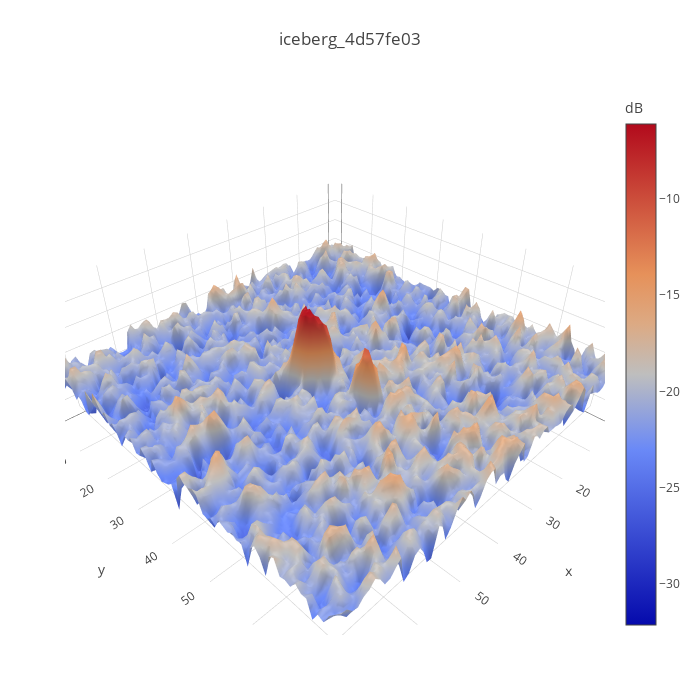

The notebook cell saved with this chart:
### Code cell
from random import choice
ice_ex = choice(ice_idx)
plot_3d_example(df.band_1.iloc[ice_ex], 'iceberg_{}'.format(df.id.iloc[ice_ex]))

### Figure 1 — Plotly figure (JSON) as saved in the notebook; plotly's stock layout.template omitted (floating-point values rounded to 4 significant figures; data arrays with more than 128 entries replaced by an {"elided": "..."} marker saying what was removed)
{"data": [{"colorbar": {"title": "dB"}, "type": "surface", "z": {"elided": "75x75 float values"}}], "layout": {"autosize": false, "height": 700, "margin": {"b": 65, "l": 65, "r": 50, "t": 90}, "title": "iceberg_4d57fe03", "width": 700}}
